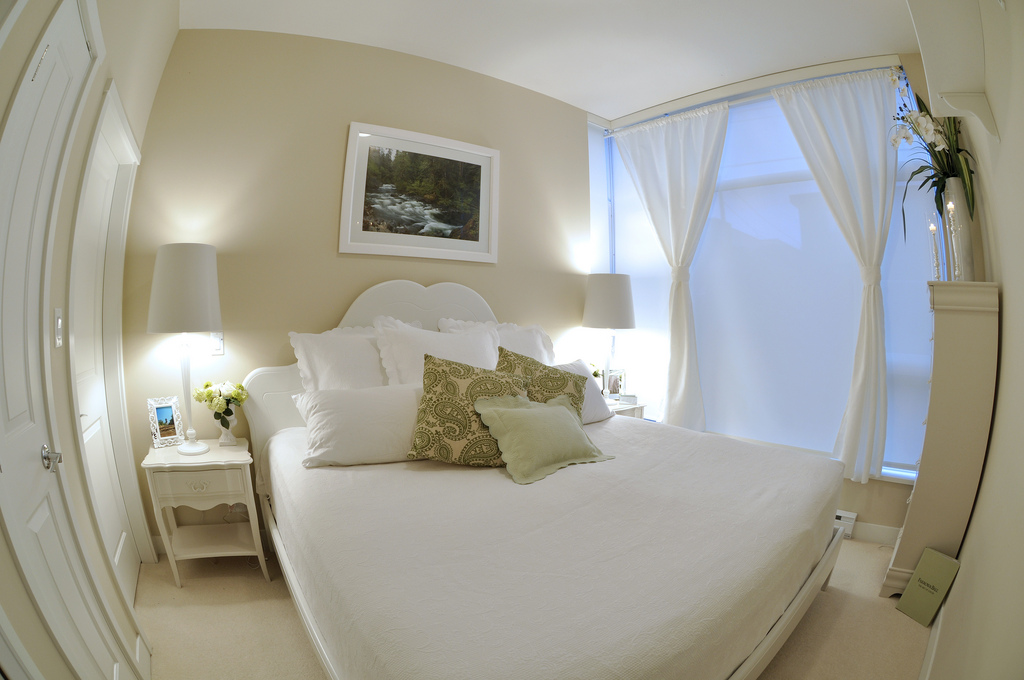
%> input picture data/input_3.png, 1024 x 680 px
$ octave real_image_4.m   (GNU Octave 9; MATLAB toolbox functions it lacks are replaced by stand-ins)
%> lines starting %> are read from the running program, lines starting %| are printed output that depends on the picture; in (x1, y1, x2, y2) boxes, pixels count from 0 and x2, y2 are one past the last pixel; in counts of white or black regions, pixels touching at a corner belong together; the program's own positions count from 1
%******************************************************************************
% This programe is implemented via MATLAB 2018b.                             *
% Author :  Ping Wang                                                        *
% Contact:  pingwangsky@163.com                                              *
% License:  Copyright (c) 2022 Ping Wang, All rights reserved.               *
% Address:  College of Electrical and Information Engineering,               *
%           Lanzhou University of Technology                                 *
% My site:  https://sites.google.com/view/ping-wang-homepage                 *
%*****************************************************************************/
close all;
clc;
clear;
addpath data;
addpath Methods;

Img=imread('input_3.png');
%> Img is the input picture: size 680x1024x3 uint8; mean R, G, B 163, 161.1, 150.1

figure(1);
hold on;
imshow(Img)

Img1=rgb2gray(Img);
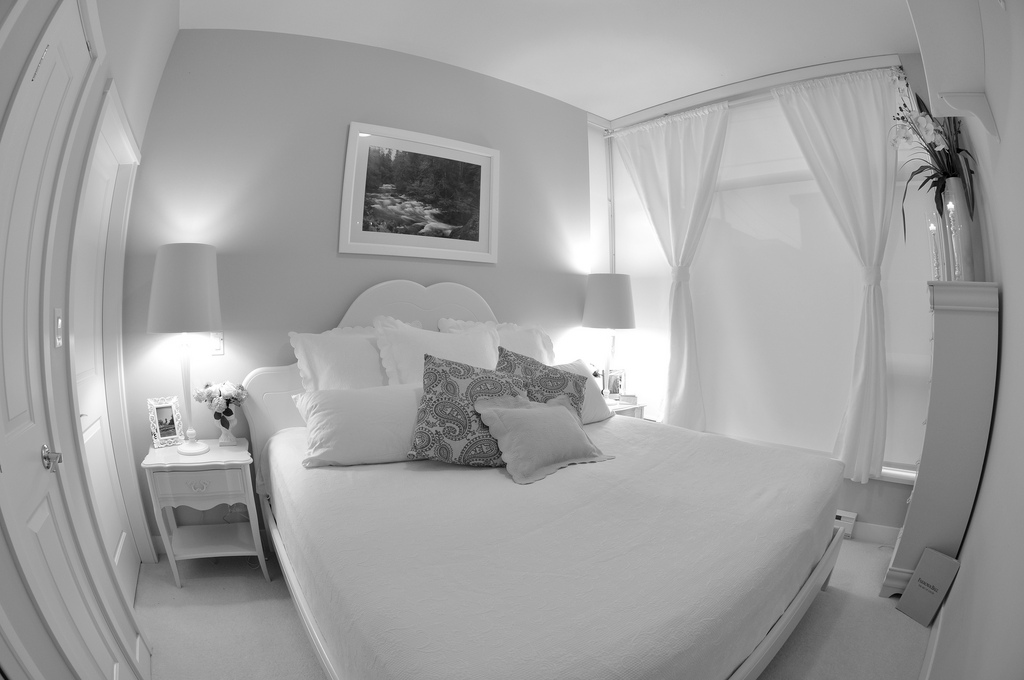
%> Img1: size 680x1024 uint8; min 0, max 255, mean 160.4
contour=edge(Img1,'Canny'); %canny边缘检测
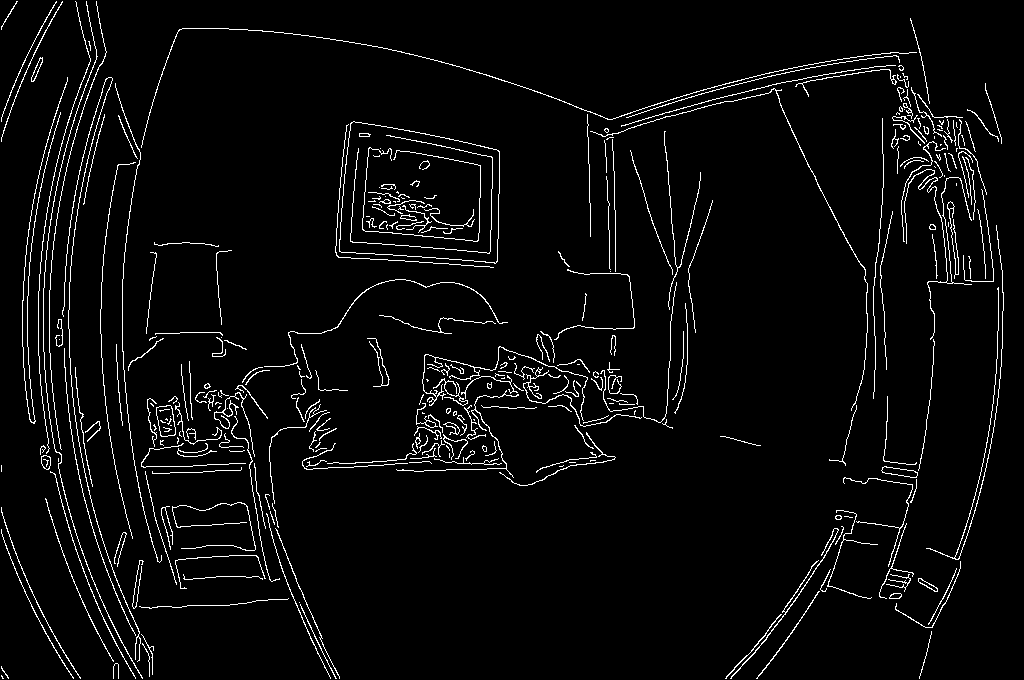
%> contour: size 680x1024 logical; 4% white in thin lines or dots

figure(2);
imshow(contour,'Border','tight');
hold on;

% 获取联通轮廓
[B,L]=bwboundaries(contour,'noholes');
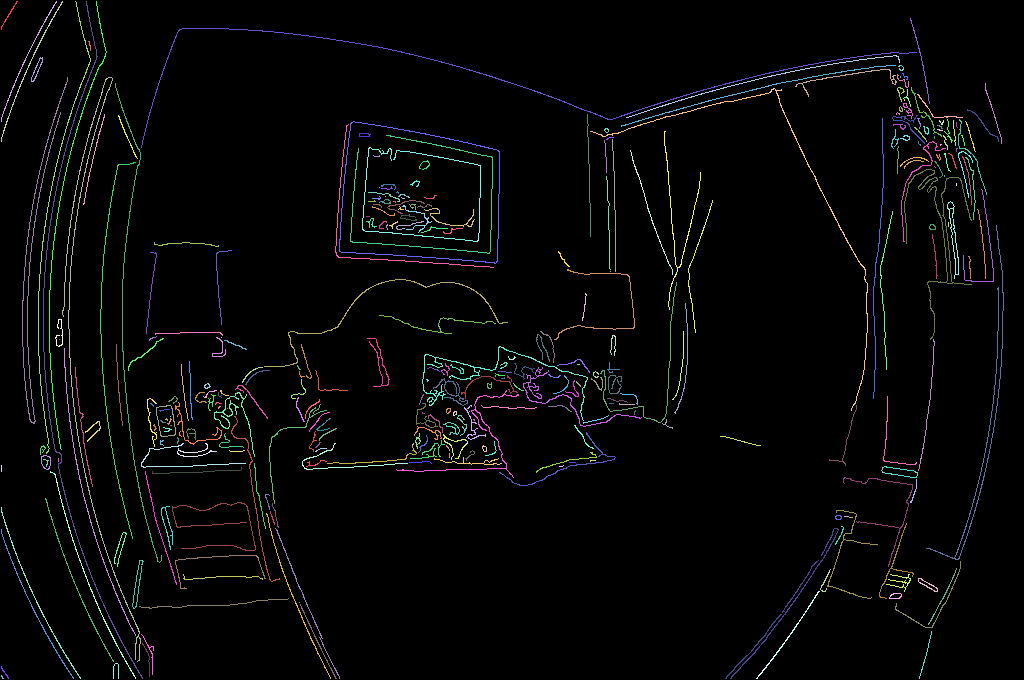
%> L: size 680x1024 double; 329 distinct labels, from 0 to 328; one colour per label, 0 black
%> B = 328 boundaries; largest, box (x1, y1, x2, y2) and points: (141, 28, 917, 148) 1710, (62, 77, 141, 662) 1701, (43, 1, 143, 679) 1361, (22, 77, 68, 424) 1316, (926, 225, 1004, 560) 1272

% 边缘长度小于200的过滤掉
j=1;
for k=1:length(B)
    if length(B{k})>800
%> (the run ends here)

$ run again, with data/input_0.png copied over data/input_3.png
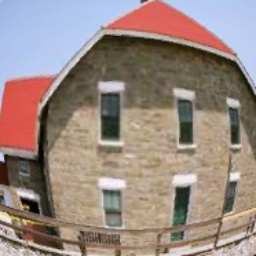
%> input picture data/input_0.png, 256 x 256 px
%> Img is the input picture: size 256x256x3 uint8; mean R, G, B 152.9, 136.4, 128.6
%> `contour=edge(Img1,'Canny');`:
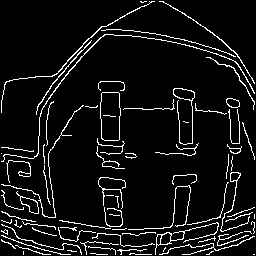
%> contour: size 256x256 logical; 7.3% white in thin lines or dots
%> `[B,L]=bwboundaries(contour,'noholes');`:
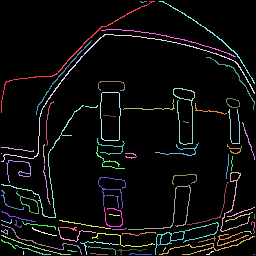
%> L: size 256x256 double; 80 distinct labels, from 0 to 79; one colour per label, 0 black
%> B = 79 boundaries; largest, box (x1, y1, x2, y2) and points: (1, 34, 255, 162) 652, (1, 105, 84, 218) 392, (1, 1, 155, 113) 367, (128, 185, 191, 230) 286, (155, 222, 219, 255) 277
%> the loop `for k=1:length(B)` made 79 passes
%> after the loop `for k=1:length(B)`: j = 1

$ run again, with data/input_1.png copied over data/input_3.png
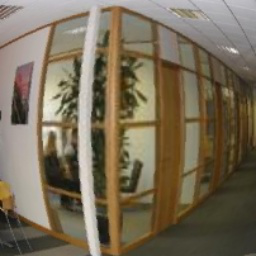
%> input picture data/input_1.png, 256 x 256 px
%> Img is the input picture: size 256x256x3 uint8; mean R, G, B 120.9, 109.2, 88.2
%> `contour=edge(Img1,'Canny');`:
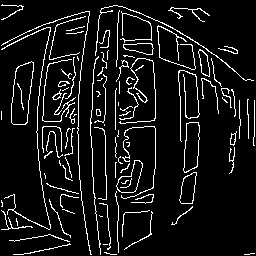
%> contour: size 256x256 logical; 8.4% white in thin lines or dots
%> `[B,L]=bwboundaries(contour,'noholes');`:
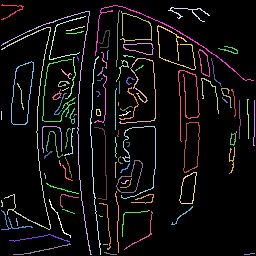
%> L: size 256x256 double; 101 distinct labels, from 0 to 100; one colour per label, 0 black
%> B = 100 boundaries; largest, box (x1, y1, x2, y2) and points: (1, 11, 92, 255) 663, (1, 27, 51, 230) 643, (95, 5, 254, 81) 420, (90, 56, 101, 255) 397, (178, 70, 200, 142) 365
%> the loop `for k=1:length(B)` made 100 passes
%> after the loop `for k=1:length(B)`: j = 1

$ run again, with data/input_4.png copied over data/input_3.png
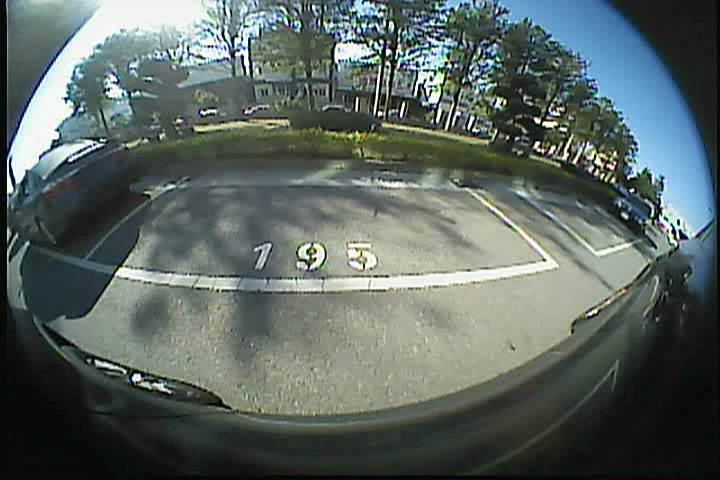
%> input picture data/input_4.png, 720 x 480 px
%> Img is the input picture: size 480x720x3 uint8; mean R, G, B 91.7, 102.8, 98.7
%> `contour=edge(Img1,'Canny');`:
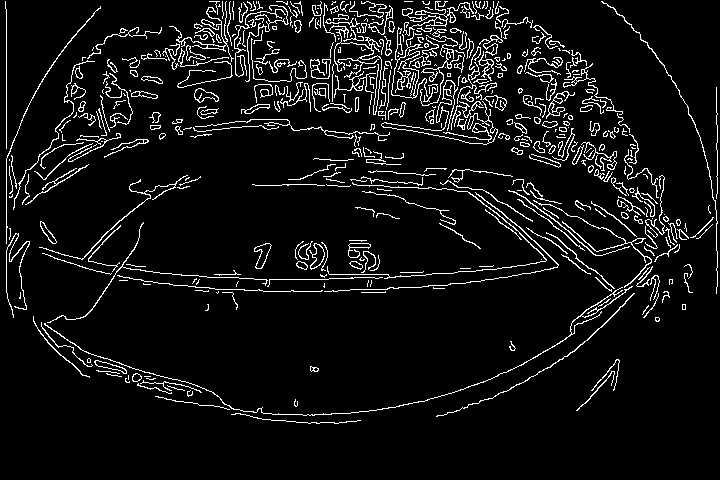
%> contour: size 480x720 logical; 6.9% white in thin lines or dots, all inside (x1, y1, x2, y2) = (5, 1, 718, 424)
%> `[B,L]=bwboundaries(contour,'noholes');`:
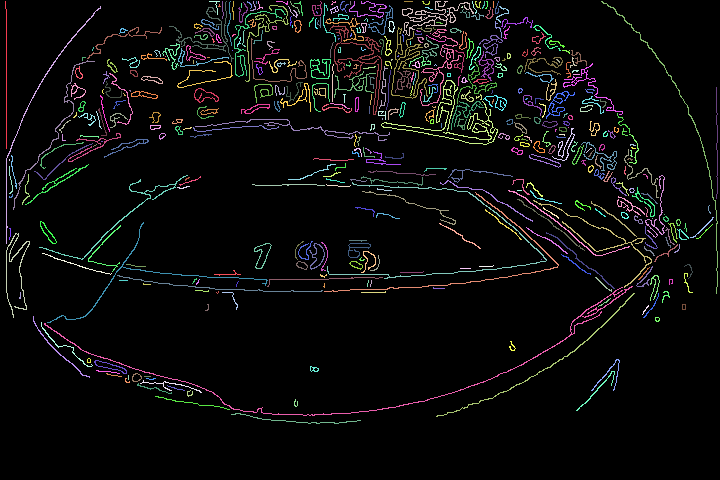
%> L: size 480x720 double; 474 distinct labels, from 0 to 473; one colour per label, 0 black
%> B = 473 boundaries; largest, box (x1, y1, x2, y2) and points: (44, 286, 633, 416) 1420, (381, 80, 498, 145) 1063, (327, 182, 547, 279) 856, (329, 25, 382, 115) 773, (324, 192, 559, 292) 638
